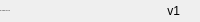
              <widget class="QFrame" name="bottomBar">
               <property name="minimumSize">
                <size>
                 <width>0</width>
                 <height>22</height>
                </size>
               </property>
               <property name="maximumSize">
                <size>
                 <width>16777215</width>
                 <height>22</height>
                </size>
               </property>
               <property name="frameShape">
                <enum>QFrame::NoFrame</enum>
               </property>
               <property name="frameShadow">
                <enum>QFrame::Raised</enum>
               </property>
               <layout class="QHBoxLayout" name="horizontalLayout_5">
                <property name="spacing">
                 <number>0</number>
                </property>
                <property name="leftMargin">
                 <number>0</number>
                </property>
                <property name="topMargin">
                 <number>0</number>
                </property>
                <property name="rightMargin">
                 <number>0</number>
                </property>
                <property name="bottomMargin">
                 <number>0</number>
                </property>
                <item>
                 <widget class="QLabel" name="creditsLabel">
                  <property name="maximumSize">
                   <size>
                    <width>16777215</width>
                    <height>16</height>
                   </size>
                  </property>
                  <property name="font">
                   <font>
                    <family>Calibri</family>
                    <pointsize>-1</pointsize>
                    <weight>50</weight>
                    <italic>false</italic>
                    <bold>false</bold>
                   </font>
                  </property>
                  <property name="text">
                   <string>By: Ali Haider 2021-CS-38</string>
                  </property>
                  <property name="alignment">
                   <set>Qt::AlignLeading|Qt::AlignLeft|Qt::AlignVCenter</set>
                  </property>
                 </widget>
                </item>
                <item>
                 <widget class="QLabel" name="version">
                  <property name="text">
                   <string>v1</string>
                  </property>
                  <property name="alignment">
                   <set>Qt::AlignRight|Qt::AlignTrailing|Qt::AlignVCenter</set>
                  </property>
                 </widget>
                </item>
                <item>
                 <widget class="QFrame" name="frame_size_grip">
                  <property name="minimumSize">
                   <size>
                    <width>20</width>
                    <height>0</height>
                   </size>
                  </property>
                  <property name="maximumSize">
                   <size>
                    <width>20</width>
                    <height>16777215</height>
                   </size>
                  </property>
                  <property name="frameShape">
                   <enum>QFrame::NoFrame</enum>
                  </property>
                  <property name="frameShadow">
                   <enum>QFrame::Raised</enum>
                  </property>
                 </widget>
                </item>
               </layout>
              </widget>
